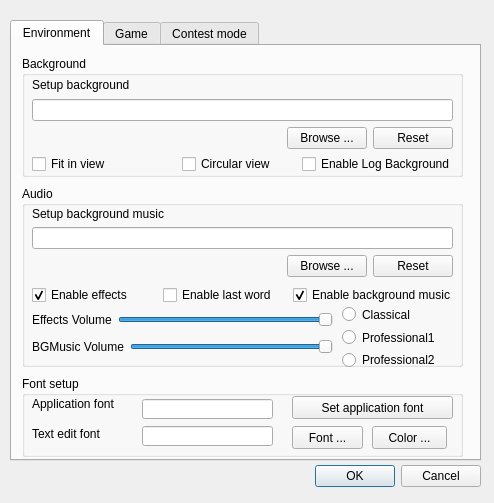
<?xml version="1.0" encoding="UTF-8"?>
<ui version="4.0">
 <class>ConfigDialog</class>
 <widget class="QDialog" name="ConfigDialog">
  <property name="windowModality">
   <enum>Qt::WindowModal</enum>
  </property>
  <property name="geometry">
   <rect>
    <x>0</x>
    <y>0</y>
    <width>494</width>
    <height>503</height>
   </rect>
  </property>
  <property name="windowTitle">
   <string>Config dialog</string>
  </property>
  <widget class="QTabWidget" name="tabWidget">
   <property name="geometry">
    <rect>
     <x>10</x>
     <y>20</y>
     <width>471</width>
     <height>441</height>
    </rect>
   </property>
   <property name="currentIndex">
    <number>0</number>
   </property>
   <widget class="QWidget" name="envTab">
    <attribute name="title">
     <string>Environment</string>
    </attribute>
    <widget class="QGroupBox" name="audioGroupBox">
     <property name="geometry">
      <rect>
       <x>10</x>
       <y>140</y>
       <width>441</width>
       <height>181</height>
      </rect>
     </property>
     <property name="title">
      <string>Audio</string>
     </property>
     <widget class="QWidget" name="layoutWidget">
      <property name="geometry">
       <rect>
        <x>10</x>
        <y>20</y>
        <width>421</width>
        <height>71</height>
       </rect>
      </property>
      <layout class="QVBoxLayout" name="AudioChooseVLayout">
       <item>
        <widget class="QLabel" name="setupBgMusicLabel">
         <property name="text">
          <string>Setup background music</string>
         </property>
         <property name="buddy">
          <cstring>bgMusicPathLineEdit</cstring>
         </property>
        </widget>
       </item>
       <item>
        <widget class="QLineEdit" name="bgMusicPathLineEdit">
         <property name="readOnly">
          <bool>true</bool>
         </property>
        </widget>
       </item>
       <item>
        <layout class="QHBoxLayout" name="horizontalLayout_2">
         <item>
          <spacer name="horizontalSpacer_2">
           <property name="orientation">
            <enum>Qt::Horizontal</enum>
           </property>
           <property name="sizeHint" stdset="0">
            <size>
             <width>40</width>
             <height>20</height>
            </size>
           </property>
          </spacer>
         </item>
         <item>
          <widget class="QPushButton" name="browseBgMusicButton">
           <property name="text">
            <string>Browse ...</string>
           </property>
          </widget>
         </item>
         <item>
          <widget class="QPushButton" name="resetBgMusicButton">
           <property name="text">
            <string>Reset</string>
           </property>
          </widget>
         </item>
        </layout>
       </item>
      </layout>
     </widget>
     <widget class="QWidget" name="layoutWidget">
      <property name="geometry">
       <rect>
        <x>10</x>
        <y>100</y>
        <width>424</width>
        <height>18</height>
       </rect>
      </property>
      <layout class="QHBoxLayout" name="CheckBoxHLayout">
       <item>
        <widget class="QCheckBox" name="enableEffectCheckBox">
         <property name="text">
          <string>Enable effects</string>
         </property>
         <property name="checked">
          <bool>true</bool>
         </property>
        </widget>
       </item>
       <item>
        <widget class="QCheckBox" name="enableLastWordCheckBox">
         <property name="text">
          <string>Enable last word</string>
         </property>
        </widget>
       </item>
       <item>
        <widget class="QCheckBox" name="enableBgMusicCheckBox">
         <property name="text">
          <string>Enable background music</string>
         </property>
         <property name="checked">
          <bool>true</bool>
         </property>
        </widget>
       </item>
      </layout>
     </widget>
     <widget class="QWidget" name="layoutWidget">
      <property name="geometry">
       <rect>
        <x>10</x>
        <y>120</y>
        <width>301</width>
        <height>54</height>
       </rect>
      </property>
      <layout class="QVBoxLayout" name="VolumeVLayout">
       <item>
        <layout class="QHBoxLayout" name="EffectHLayout">
         <item>
          <widget class="QLabel" name="volumeLable_Effect">
           <property name="text">
            <string>Effects Volume</string>
           </property>
          </widget>
         </item>
         <item>
          <widget class="QSlider" name="volumeSlider_Effect">
           <property name="maximum">
            <number>100</number>
           </property>
           <property name="value">
            <number>100</number>
           </property>
           <property name="orientation">
            <enum>Qt::Horizontal</enum>
           </property>
          </widget>
         </item>
        </layout>
       </item>
       <item>
        <layout class="QHBoxLayout" name="BgmHLayout">
         <item>
          <widget class="QLabel" name="volumeLable_Bgm">
           <property name="text">
            <string>BGMusic Volume</string>
           </property>
          </widget>
         </item>
         <item>
          <widget class="QSlider" name="volumeSlider_Bgm">
           <property name="maximum">
            <number>100</number>
           </property>
           <property name="value">
            <number>100</number>
           </property>
           <property name="orientation">
            <enum>Qt::Horizontal</enum>
           </property>
          </widget>
         </item>
        </layout>
       </item>
      </layout>
     </widget>
     <widget class="QWidget" name="verticalLayoutWidget">
      <property name="geometry">
       <rect>
        <x>320</x>
        <y>120</y>
        <width>111</width>
        <height>62</height>
       </rect>
      </property>
      <layout class="QVBoxLayout" name="EditionVLayout">
       <item>
        <widget class="QRadioButton" name="classicalRdo">
         <property name="text">
          <string>Classical</string>
         </property>
        </widget>
       </item>
       <item>
        <widget class="QRadioButton" name="professional1Rdo">
         <property name="text">
          <string>Professional1</string>
         </property>
        </widget>
       </item>
       <item>
        <widget class="QRadioButton" name="professional2Rdo">
         <property name="text">
          <string>Professional2</string>
         </property>
        </widget>
       </item>
      </layout>
     </widget>
    </widget>
    <widget class="QGroupBox" name="bgGroupBox">
     <property name="geometry">
      <rect>
       <x>10</x>
       <y>10</y>
       <width>441</width>
       <height>121</height>
      </rect>
     </property>
     <property name="title">
      <string>Background</string>
     </property>
     <widget class="QWidget" name="layoutWidget">
      <property name="geometry">
       <rect>
        <x>10</x>
        <y>20</y>
        <width>421</width>
        <height>73</height>
       </rect>
      </property>
      <layout class="QVBoxLayout" name="verticalLayout_2">
       <item>
        <layout class="QVBoxLayout" name="verticalLayout">
         <item>
          <widget class="QLabel" name="backgrounSetupLabel">
           <property name="text">
            <string>Setup background</string>
           </property>
           <property name="buddy">
            <cstring>bgPathLineEdit</cstring>
           </property>
          </widget>
         </item>
         <item>
          <widget class="QLineEdit" name="bgPathLineEdit">
           <property name="readOnly">
            <bool>true</bool>
           </property>
          </widget>
         </item>
        </layout>
       </item>
       <item>
        <layout class="QHBoxLayout" name="horizontalLayout">
         <item>
          <spacer name="horizontalSpacer">
           <property name="orientation">
            <enum>Qt::Horizontal</enum>
           </property>
           <property name="sizeHint" stdset="0">
            <size>
             <width>40</width>
             <height>20</height>
            </size>
           </property>
          </spacer>
         </item>
         <item>
          <widget class="QPushButton" name="browseBgButton">
           <property name="text">
            <string>Browse ...</string>
           </property>
          </widget>
         </item>
         <item>
          <widget class="QPushButton" name="resetBgButton">
           <property name="text">
            <string>Reset</string>
           </property>
          </widget>
         </item>
        </layout>
       </item>
      </layout>
     </widget>
     <widget class="QCheckBox" name="fitInViewCheckBox">
      <property name="geometry">
       <rect>
        <x>10</x>
        <y>100</y>
        <width>151</width>
        <height>16</height>
       </rect>
      </property>
      <property name="text">
       <string>Fit in view</string>
      </property>
     </widget>
     <widget class="QCheckBox" name="circularViewCheckBox">
      <property name="geometry">
       <rect>
        <x>160</x>
        <y>100</y>
        <width>111</width>
        <height>16</height>
       </rect>
      </property>
      <property name="text">
       <string>Circular view</string>
      </property>
     </widget>
     <widget class="QCheckBox" name="enableLogBgCheckBox">
      <property name="geometry">
       <rect>
        <x>280</x>
        <y>100</y>
        <width>151</width>
        <height>16</height>
       </rect>
      </property>
      <property name="text">
       <string>Enable Log Background</string>
      </property>
     </widget>
    </widget>
    <widget class="QGroupBox" name="fontSetupGroupBox">
     <property name="geometry">
      <rect>
       <x>10</x>
       <y>330</y>
       <width>441</width>
       <height>81</height>
      </rect>
     </property>
     <property name="title">
      <string>Font setup</string>
     </property>
     <widget class="QPushButton" name="changeAppFontButton">
      <property name="geometry">
       <rect>
        <x>270</x>
        <y>20</y>
        <width>161</width>
        <height>23</height>
       </rect>
      </property>
      <property name="text">
       <string>Set application font</string>
      </property>
     </widget>
     <widget class="QLabel" name="appFontLabel">
      <property name="geometry">
       <rect>
        <x>10</x>
        <y>20</y>
        <width>96</width>
        <height>16</height>
       </rect>
      </property>
      <property name="text">
       <string>Application font</string>
      </property>
      <property name="buddy">
       <cstring>appFontLineEdit</cstring>
      </property>
     </widget>
     <widget class="QLineEdit" name="appFontLineEdit">
      <property name="enabled">
       <bool>true</bool>
      </property>
      <property name="geometry">
       <rect>
        <x>120</x>
        <y>23</y>
        <width>131</width>
        <height>20</height>
       </rect>
      </property>
      <property name="readOnly">
       <bool>true</bool>
      </property>
     </widget>
     <widget class="QLineEdit" name="textEditFontLineEdit">
      <property name="enabled">
       <bool>true</bool>
      </property>
      <property name="geometry">
       <rect>
        <x>120</x>
        <y>50</y>
        <width>131</width>
        <height>20</height>
       </rect>
      </property>
      <property name="readOnly">
       <bool>false</bool>
      </property>
     </widget>
     <widget class="QPushButton" name="setTextEditFontButton">
      <property name="geometry">
       <rect>
        <x>270</x>
        <y>50</y>
        <width>71</width>
        <height>23</height>
       </rect>
      </property>
      <property name="text">
       <string>Font ...</string>
      </property>
     </widget>
     <widget class="QLabel" name="textEditFontLabel">
      <property name="geometry">
       <rect>
        <x>10</x>
        <y>50</y>
        <width>91</width>
        <height>16</height>
       </rect>
      </property>
      <property name="text">
       <string>Text edit font</string>
      </property>
      <property name="buddy">
       <cstring>textEditFontLineEdit</cstring>
      </property>
     </widget>
     <widget class="QPushButton" name="setTextEditColorButton">
      <property name="geometry">
       <rect>
        <x>350</x>
        <y>50</y>
        <width>75</width>
        <height>23</height>
       </rect>
      </property>
      <property name="text">
       <string>Color ...</string>
      </property>
     </widget>
    </widget>
   </widget>
   <widget class="QWidget" name="gameTab">
    <attribute name="title">
     <string>Game</string>
    </attribute>
    <widget class="QWidget" name="layoutWidget">
     <property name="geometry">
      <rect>
       <x>10</x>
       <y>20</y>
       <width>236</width>
       <height>22</height>
      </rect>
     </property>
     <layout class="QFormLayout" name="formLayout">
      <property name="fieldGrowthPolicy">
       <enum>QFormLayout::AllNonFixedFieldsGrow</enum>
      </property>
      <item row="0" column="0">
       <widget class="QLabel" name="nullificationLabel">
        <property name="text">
         <string>Nullification count down</string>
        </property>
        <property name="buddy">
         <cstring>nullificationSpinBox</cstring>
        </property>
       </widget>
      </item>
      <item row="0" column="1">
       <widget class="QSpinBox" name="nullificationSpinBox">
        <property name="suffix">
         <string> seconds</string>
        </property>
        <property name="minimum">
         <number>5</number>
        </property>
        <property name="maximum">
         <number>15</number>
        </property>
        <property name="value">
         <number>8</number>
        </property>
       </widget>
      </item>
     </layout>
    </widget>
    <widget class="QCheckBox" name="neverNullifyMyTrickCheckBox">
     <property name="geometry">
      <rect>
       <x>10</x>
       <y>60</y>
       <width>239</width>
       <height>16</height>
      </rect>
     </property>
     <property name="text">
      <string>Never nullify my single target trick</string>
     </property>
     <property name="checked">
      <bool>true</bool>
     </property>
    </widget>
   </widget>
   <widget class="QWidget" name="tab">
    <attribute name="title">
     <string>Contest mode</string>
    </attribute>
    <widget class="QWidget" name="layoutWidget">
     <property name="geometry">
      <rect>
       <x>20</x>
       <y>30</y>
       <width>421</width>
       <height>100</height>
      </rect>
     </property>
     <layout class="QFormLayout" name="formLayout_2">
      <item row="0" column="0">
       <widget class="QLabel" name="smtpServerLabel">
        <property name="text">
         <string>SMTP Server</string>
        </property>
       </widget>
      </item>
      <item row="0" column="1">
       <widget class="QLineEdit" name="smtpServerLineEdit">
        <property name="placeholderText">
         <string>SMTP server's address</string>
        </property>
       </widget>
      </item>
      <item row="1" column="0">
       <widget class="QLabel" name="senderLabel">
        <property name="text">
         <string>Sender</string>
        </property>
       </widget>
      </item>
      <item row="1" column="1">
       <widget class="QLineEdit" name="senderLineEdit">
        <property name="placeholderText">
         <string>The sender's email address</string>
        </property>
       </widget>
      </item>
      <item row="2" column="0">
       <widget class="QLabel" name="passwordLabel">
        <property name="text">
         <string>Password</string>
        </property>
       </widget>
      </item>
      <item row="2" column="1">
       <widget class="QLineEdit" name="passwordLineEdit">
        <property name="placeholderText">
         <string>The password</string>
        </property>
       </widget>
      </item>
      <item row="3" column="0">
       <widget class="QLabel" name="receiverLabel">
        <property name="text">
         <string>Receiver</string>
        </property>
       </widget>
      </item>
      <item row="3" column="1">
       <widget class="QLineEdit" name="receiverLineEdit">
        <property name="placeholderText">
         <string>The receiver's email address</string>
        </property>
       </widget>
      </item>
     </layout>
    </widget>
    <widget class="QCheckBox" name="onlySaveLordCheckBox">
     <property name="geometry">
      <rect>
       <x>20</x>
       <y>140</y>
       <width>191</width>
       <height>16</height>
      </rect>
     </property>
     <property name="text">
      <string>Only save the record of lord</string>
     </property>
    </widget>
   </widget>
  </widget>
  <widget class="QDialogButtonBox" name="buttonBox">
   <property name="geometry">
    <rect>
     <x>140</x>
     <y>460</y>
     <width>341</width>
     <height>32</height>
    </rect>
   </property>
   <property name="orientation">
    <enum>Qt::Horizontal</enum>
   </property>
   <property name="standardButtons">
    <set>QDialogButtonBox::Cancel|QDialogButtonBox::Ok</set>
   </property>
  </widget>
 </widget>
 <resources/>
 <connections>
  <connection>
   <sender>buttonBox</sender>
   <signal>accepted()</signal>
   <receiver>ConfigDialog</receiver>
   <slot>accept()</slot>
   <hints>
    <hint type="sourcelabel">
     <x>248</x>
     <y>254</y>
    </hint>
    <hint type="destinationlabel">
     <x>157</x>
     <y>274</y>
    </hint>
   </hints>
  </connection>
  <connection>
   <sender>buttonBox</sender>
   <signal>rejected()</signal>
   <receiver>ConfigDialog</receiver>
   <slot>reject()</slot>
   <hints>
    <hint type="sourcelabel">
     <x>316</x>
     <y>260</y>
    </hint>
    <hint type="destinationlabel">
     <x>286</x>
     <y>274</y>
    </hint>
   </hints>
  </connection>
 </connections>
</ui>
